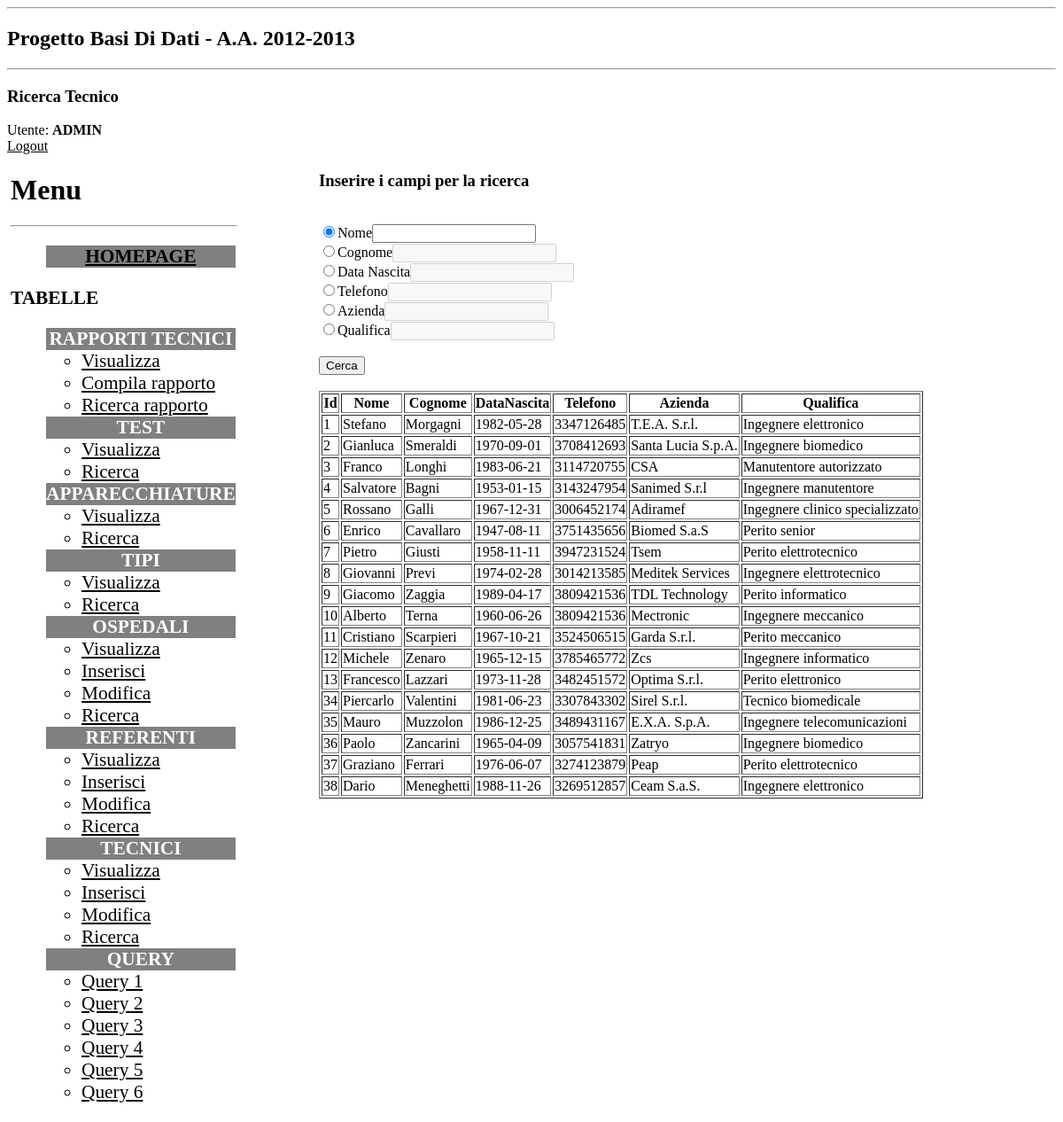
Page /Php/ricercaTecnico.php (signed in) on the committed database.
### tables this page shows
CREATE TABLE IF NOT EXISTS `Tecnici` (
  `idPersona` int(11) NOT NULL,
  `Azienda` varchar(50) DEFAULT NULL,
  `Qualifica` varchar(50) DEFAULT NULL,
  PRIMARY KEY (`idPersona`)
);

CREATE TABLE IF NOT EXISTS `Persone` (
  `idPersona` int(11) NOT NULL,
  `Nome` varchar(20) DEFAULT NULL,
  `Cognome` varchar(20) DEFAULT NULL,
  `DataNascita` date DEFAULT NULL,
  `Telefono` varchar(15) DEFAULT NULL,
  PRIMARY KEY (`idPersona`)
);

### Php/library.php (the view, shortened to what this page needs)
<?php
function page_start($title) {
  echo<<<END
<!DOCTYPE html PUBLIC "-//W3C//DTD XHTML 1.0 Strict//EN" "http://www.w3.org/TR/xhtml1/DTD/xhtml1-strict.dtd">
<html xmlns="http://www.w3.org/1999/xhtml"  xml:lang="it" lang="it">
<head>
<link rel="stylesheet" type="text/css" href="style.css">
<script type="text/javascript" src="script.js"></script>
<title>$title</title>
</head>
<body>
<hr />
<h2>$title</h2>
<hr />
END;
};
function menu()
{
$login=authenticate() or
  die("Accesso negato. Effettuare il <a href=\"login.php\">login</a>");;
echo "Utente: <b>" . strtoupper($login) .  "</b>";
echo "<br />";
echo hyperlink("Logout", "logout.php");
echo<<<END
<div style="position:absolute; left:1%; width:auto;">
<h1>Menu</h1>
<hr width=100% align="left">
<ul style="font-size:16pt;">
<li style="color:white;background-color:grey;text-align:center;"><A HREF="home.php"><b>HOMEPAGE</b></A></li>
</ul>
<text style="font-size:16pt;"><B>TABELLE</B></text>
<ul style="font-size:16pt;">
<li style="color:white;background-color:grey;text-align:center;"><b>RAPPORTI TECNICI</b></li>
  <ul>
  <li><a href="view_rapporti.php">Visualizza</a></li>
  <li><a href="select_tipo.php">Compila rapporto</a></li>
  <li><a href="ricercaRapporto.php">Ricerca rapporto</a></li>
  </ul>
<li style="color:white;background-color:grey;text-align:center;"><b>TEST</b></li>
  <ul>
  <li><a href="view_test.php">Visualizza</a></li>
  <li><a href="ricercaTest.php">Ricerca</a></li>
  </ul>
<li style="color:white;background-color:grey;text-align:center;"><b>APPARECCHIATURE</b></li>
  <ul>
  <li><a href="view_apparecchiature.php">Visualizza</a></li>
  <li><a href="ricercaApparecchiatura.php">Ricerca</a></li>
  </ul>
<li style="color:white;background-color:grey;text-align:center;"><b>TIPI</b></li>
  <ul>
  <li><a href="view_tipi.php">Visualizza</a></li>
  <li><a href="ricercaTipo.php">Ricerca</a></li>
  </ul>
<li style="color:white;background-color:grey;text-align:center;"><b>OSPEDALI</b></li>
  <ul>
  <li><a href="view_ospedali.php?request=view">Visualizza</a></li>
  <li><a href="insert_ospedale.php">Inserisci</a></li>
  <li><a href="view_ospedali.php?request=edit">Modifica</a></li>
  <li><a href="ricercaOspedale.php">Ricerca</a></li>
  </ul>
<li style="color:white;background-color:grey;text-align:center;"><b>REFERENTI</b></li>
  <ul>
  <li><a href="view_referenti.php?request=view">Visualizza</a></li>
  <li><a href="insert_referente.php">Inserisci</a></li>
  <li><a href="view_referenti.php?request=edit">Modifica</a></li>
  <li><a href="ricercaReferente.php">Ricerca</a></li>
  </ul>
<li style="color:white;background-color:grey;text-align:center;"><b>TECNICI</b></li>
  <ul>
  <li><a href="view_tecnici.php?request=view">Visualizza</a></li>
  <li><a href="insert_tecnico.php">Inserisci</a></li>
  <li><a href="view_tecnici.php?request=edit">Modifica</a></li>
  <li><a href="ricercaTecnico.php">Ricerca</a></li>
  </ul>
<li style="color:white;background-color:grey;text-align:center;"><b>QUERY</b></li>
  <ul>
  <li><a href="Query_1.php">Query 1</a></li>
  <li><a href="Query_2.php">Query 2</a></li>
  <li><a href="Query_3.php">Query 3</a></li>
  <li><a href="Query_4.php">Query 4</a></li>
  <li><a href="Query_5.php">Query 5</a></li>
  <li><a href="Query_6.php">Query 6</a></li>
  </ul>
</ul>
</div>
END;
}
function start_body()
{
echo<<<END
<div style="position:absolute; right:10%; left:30%; min-width:40%; width:auto;">
END;
}
function end_body()
{
echo<<<END
</div>
END;
}
function page_end() {
  echo "
</body>
</html>";
};
function subtitle($str) {
  echo "<h3>$str</h3>\n";
};
function hyperlink($str, $url) {
  return "<a href=\"$url\">$str</a>";
};
function table_start($row) {
  echo "<table border=\"1\">\n";
  echo "<tr>\n";
  foreach ($row as $field)
    echo "<th>$field</th>\n";
  echo "</tr>\n";
};
function table_row($row) {
  echo "<tr>";
  foreach ($row as $field)
    if ($field)
      echo "<td style='max-width:500px; height:auto;'>$field</td>\n";
    else
      echo "<td>---</td>\n";
  echo "</tr>";
  };
function table_end() {
  echo "</table>\n";
};
function authenticate() {
  $login=$_SESSION['logged'];
  if (! $login) {
    return FALSE;
  } else {
    return $login;
  }
}
?>

### Php/ricercaTecnico.php (shortened to what this page needs)
<?php
require("library.php");
page_start("Progetto Basi Di Dati - A.A. 2012-2013");
subtitle("Ricerca Tecnico");
menu();
start_body();
echo "
<B><H3>Inserire i campi per la ricerca</H3></B><br>
";
$conn=connectDB();
  $query="SELECT idPersona, Nome, Cognome, DataNascita, Telefono, Azienda, Qualifica FROM Persone NATURAL JOIN Tecnici";
$result=mysql_query($query, $conn);
echo<<<END
<form action="ricercaTecnico.php" method="GET" name="RicercaTecnico" id="ricercaTecnico">
<input type="radio" name="tipoRicerca" id="no" OnClick="changeRicercaTecnico()" value="nome" checked>Nome<input type="text" name="str1" id="str1"> <br>
<input type="radio" name="tipoRicerca" id="co" OnClick="changeRicercaTecnico()" value="cognome">Cognome<input type="text" name="str2" id="str2" disabled> <br>
<input type="radio" name="tipoRicerca" id="da" OnClick="changeRicercaTecnico()" value="datanascita">Data Nascita<input type="text" name="str3" id="str3" disabled> <br>
<input type="radio" name="tipoRicerca" id="te" OnClick="changeRicercaTecnico()" value="telefono">Telefono<input type="text" name="str4" id="str4" disabled> <br>
<input type="radio" name="tipoRicerca" id="az" OnClick="changeRicercaTecnico()" value="azienda">Azienda<input type="text" name="str5" id="str5" disabled> <br>
<input type="radio" name="tipoRicerca" id="qu" OnClick="changeRicercaTecnico()" value="qualifica">Qualifica<input type="text" name="str6" id="str6" disabled> <br>
<br><input type="submit" value="Cerca">
</form><br>
END;
$table_head =  array("Id","Nome","Cognome","DataNascita","Telefono","Azienda","Qualifica");
table_start($table_head);
while ($row = mysql_fetch_row($result)) {
  table_row($row);
}
table_end();
end_body();
page_end();
?>

### Php/style.css (style rules this page uses)
a { color:black; text-decoration:underline; }

### rows in the picture
tecnici: idPersona.idPersona "1", idPersona.Nome "Stefano", idPersona.Cognome "Morgagni", idPersona.DataNascita "1982-05-28", idPersona.Telefono "3347126485", Azienda "T.E.A. S.r.l.", Qualifica "Ingegnere elettronico"
tecnici: idPersona.idPersona "2", idPersona.Nome "Gianluca", idPersona.Cognome "Smeraldi", idPersona.DataNascita "1970-09-01", idPersona.Telefono "3708412693", Azienda "Santa Lucia S.p.A.", Qualifica "Ingegnere biomedico"
tecnici: idPersona.idPersona "3", idPersona.Nome "Franco", idPersona.Cognome "Longhi", idPersona.DataNascita "1983-06-21", idPersona.Telefono "3114720755", Azienda "CSA", Qualifica "Manutentore autorizzato"
tecnici: idPersona.idPersona "4", idPersona.Nome "Salvatore", idPersona.Cognome "Bagni", idPersona.DataNascita "1953-01-15", idPersona.Telefono "3143247954", Azienda "Sanimed S.r.l", Qualifica "Ingegnere manutentore"
tecnici: idPersona.idPersona "5", idPersona.Nome "Rossano", idPersona.Cognome "Galli", idPersona.DataNascita "1967-12-31", idPersona.Telefono "3006452174", Azienda "Adiramef", Qualifica "Ingegnere clinico specializzato"
tecnici: idPersona.idPersona "6", idPersona.Nome "Enrico", idPersona.Cognome "Cavallaro", idPersona.DataNascita "1947-08-11", idPersona.Telefono "3751435656", Azienda "Biomed S.a.S", Qualifica "Perito senior"
tecnici: idPersona.idPersona "7", idPersona.Nome "Pietro", idPersona.Cognome "Giusti", idPersona.DataNascita "1958-11-11", idPersona.Telefono "3947231524", Azienda "Tsem", Qualifica "Perito elettrotecnico"
tecnici: idPersona.idPersona "8", idPersona.Nome "Giovanni", idPersona.Cognome "Previ", idPersona.DataNascita "1974-02-28", idPersona.Telefono "3014213585", Azienda "Meditek Services", Qualifica "Ingegnere elettrotecnico"
tecnici: idPersona.idPersona "9", idPersona.Nome "Giacomo", idPersona.Cognome "Zaggia", idPersona.DataNascita "1989-04-17", idPersona.Telefono "3809421536", Azienda "TDL Technology", Qualifica "Perito informatico"
tecnici: idPersona.idPersona "10", idPersona.Nome "Alberto", idPersona.Cognome "Terna", idPersona.DataNascita "1960-06-26", idPersona.Telefono "3809421536", Azienda "Mectronic", Qualifica "Ingegnere meccanico"
tecnici: idPersona.idPersona "11", idPersona.Nome "Cristiano", idPersona.Cognome "Scarpieri", idPersona.DataNascita "1967-10-21", idPersona.Telefono "3524506515", Azienda "Garda S.r.l.", Qualifica "Perito meccanico"
tecnici: idPersona.idPersona "12", idPersona.Nome "Michele", idPersona.Cognome "Zenaro", idPersona.DataNascita "1965-12-15", idPersona.Telefono "3785465772", Azienda "Zcs", Qualifica "Ingegnere informatico"
tecnici: idPersona.idPersona "13", idPersona.Nome "Francesco", idPersona.Cognome "Lazzari", idPersona.DataNascita "1973-11-28", idPersona.Telefono "3482451572", Azienda "Optima S.r.l.", Qualifica "Perito elettronico"
tecnici: idPersona.idPersona "34", idPersona.Nome "Piercarlo", idPersona.Cognome "Valentini", idPersona.DataNascita "1981-06-23", idPersona.Telefono "3307843302", Azienda "Sirel S.r.l.", Qualifica "Tecnico biomedicale"
tecnici: idPersona.idPersona "35", idPersona.Nome "Mauro", idPersona.Cognome "Muzzolon", idPersona.DataNascita "1986-12-25", idPersona.Telefono "3489431167", Azienda "E.X.A. S.p.A.", Qualifica "Ingegnere telecomunicazioni"
tecnici: idPersona.idPersona "36", idPersona.Nome "Paolo", idPersona.Cognome "Zancarini", idPersona.DataNascita "1965-04-09", idPersona.Telefono "3057541831", Azienda "Zatryo", Qualifica "Ingegnere biomedico"
tecnici: idPersona.idPersona "37", idPersona.Nome "Graziano", idPersona.Cognome "Ferrari", idPersona.DataNascita "1976-06-07", idPersona.Telefono "3274123879", Azienda "Peap", Qualifica "Perito elettrotecnico"
tecnici: idPersona.idPersona "38", idPersona.Nome "Dario", idPersona.Cognome "Meneghetti", idPersona.DataNascita "1988-11-26", idPersona.Telefono "3269512857", Azienda "Ceam S.a.S.", Qualifica "Ingegnere elettronico"

### other values in the picture
$title "Progetto Basi Di Dati - A.A. 2012-2013"
$str "Ricerca Tecnico"
$login "ADMIN"
$str "Logout"
$field "Id"
$field "Nome"
$field "Cognome"
$field "DataNascita"
$field "Telefono"
$field "Azienda"
$field "Qualifica"
